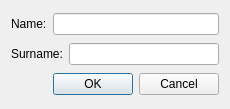
<?xml version="1.0" encoding="UTF-8"?>
<ui version="4.0">
 <class>SearchContact</class>
 <widget class="QDialog" name="SearchContact">
  <property name="geometry">
   <rect>
    <x>0</x>
    <y>0</y>
    <width>230</width>
    <height>109</height>
   </rect>
  </property>
  <property name="minimumSize">
   <size>
    <width>230</width>
    <height>109</height>
   </size>
  </property>
  <property name="maximumSize">
   <size>
    <width>483</width>
    <height>199</height>
   </size>
  </property>
  <property name="windowTitle">
   <string>Dialog</string>
  </property>
  <layout class="QGridLayout" name="gridLayout">
   <item row="0" column="0">
    <layout class="QHBoxLayout" name="horizontalLayout">
     <item>
      <widget class="QLabel" name="labelName">
       <property name="text">
        <string>Name:</string>
       </property>
      </widget>
     </item>
     <item>
      <widget class="QLineEdit" name="inputName"/>
     </item>
    </layout>
   </item>
   <item row="1" column="0">
    <layout class="QHBoxLayout" name="horizontalLayout_2">
     <item>
      <widget class="QLabel" name="labelSurname">
       <property name="text">
        <string>Surname:</string>
       </property>
      </widget>
     </item>
     <item>
      <widget class="QLineEdit" name="inputSurname"/>
     </item>
    </layout>
   </item>
   <item row="2" column="0">
    <widget class="QDialogButtonBox" name="buttonBox">
     <property name="orientation">
      <enum>Qt::Horizontal</enum>
     </property>
     <property name="standardButtons">
      <set>QDialogButtonBox::Cancel|QDialogButtonBox::Ok</set>
     </property>
    </widget>
   </item>
  </layout>
 </widget>
 <resources/>
 <connections>
  <connection>
   <sender>buttonBox</sender>
   <signal>accepted()</signal>
   <receiver>SearchContact</receiver>
   <slot>accept()</slot>
   <hints>
    <hint type="sourcelabel">
     <x>248</x>
     <y>254</y>
    </hint>
    <hint type="destinationlabel">
     <x>157</x>
     <y>274</y>
    </hint>
   </hints>
  </connection>
  <connection>
   <sender>buttonBox</sender>
   <signal>rejected()</signal>
   <receiver>SearchContact</receiver>
   <slot>reject()</slot>
   <hints>
    <hint type="sourcelabel">
     <x>316</x>
     <y>260</y>
    </hint>
    <hint type="destinationlabel">
     <x>286</x>
     <y>274</y>
    </hint>
   </hints>
  </connection>
 </connections>
</ui>
